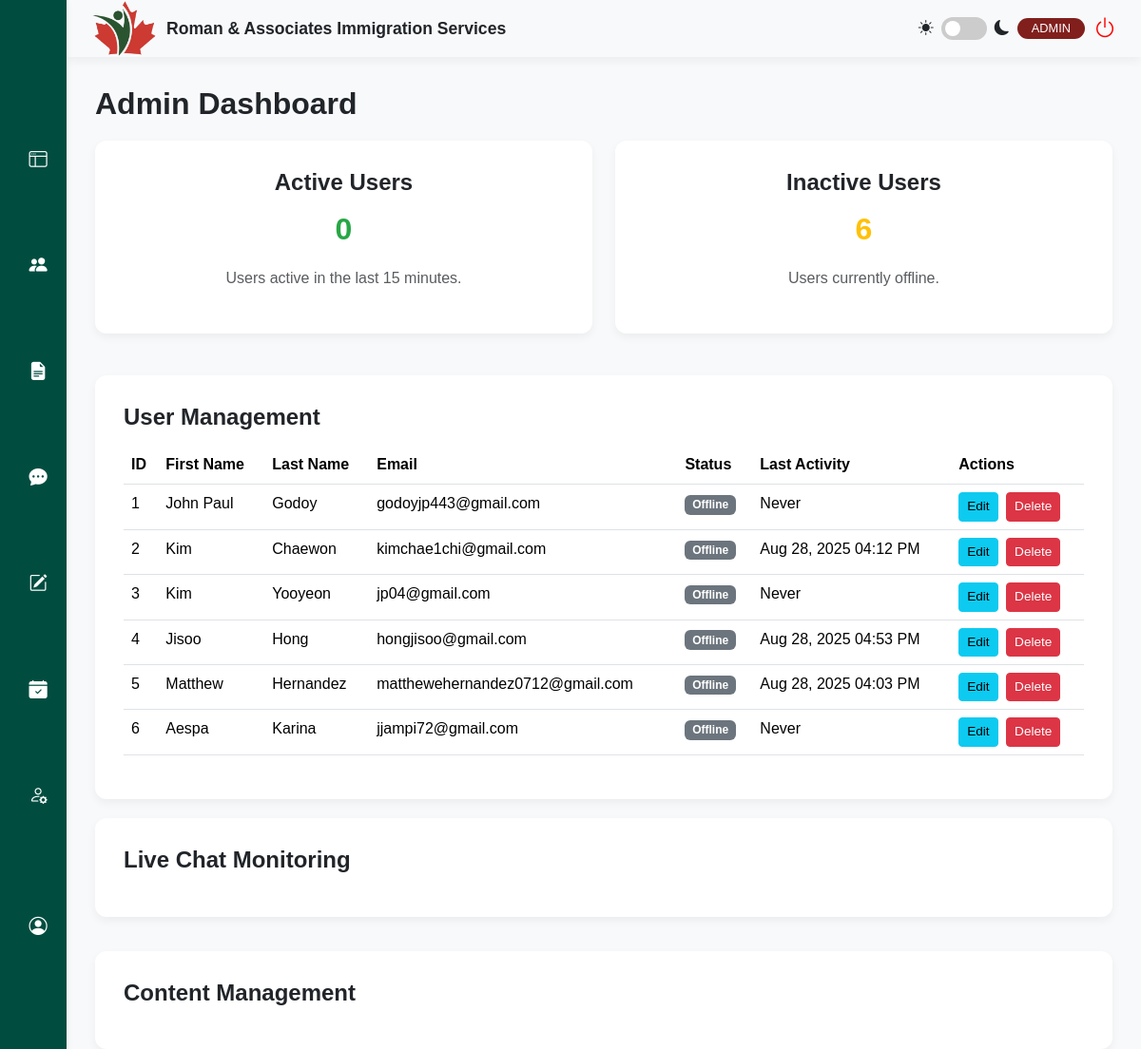
/admin/admin.php, run on the app's committed database.
### tables this page shows
CREATE TABLE `users` (
  `id` int(11) NOT NULL,
  `firstName` varchar(50) NOT NULL,
  `lastName` varchar(50) NOT NULL,
  `address` varchar(255) NOT NULL,
  `phone` varchar(20) NOT NULL,
  `email` varchar(100) NOT NULL,
  `password` varchar(255) NOT NULL,
  `profileImage` varchar(255) DEFAULT NULL,
  `location` varchar(255) DEFAULT NULL,
  `birthday` date DEFAULT NULL,
  `facebook` varchar(255) DEFAULT NULL,
  `instagram` varchar(255) DEFAULT NULL,
  `gmail` varchar(255) DEFAULT NULL,
  `email_notifications` tinyint(1) NOT NULL DEFAULT 1,
  `dark_mode` tinyint(1) NOT NULL DEFAULT 0,
  `documents_uploaded` tinyint(1) NOT NULL DEFAULT 0,
  `profile_picture_uploaded` tinyint(1) NOT NULL DEFAULT 0,
  `birthday_added` tinyint(1) NOT NULL DEFAULT 0,
  `social_links_added` tinyint(1) NOT NULL DEFAULT 0,
  `has_seen_tour` tinyint(1) NOT NULL DEFAULT 0,
  `role` varchar(50) NOT NULL DEFAULT 'client',
  `status` varchar(50) NOT NULL DEFAULT 'Inactive',
  `last_login` datetime DEFAULT NULL,
  `last_activity` datetime DEFAULT NULL
);

### admin/_user_table.php (the view)
<div class="content-card">
    <div class="d-flex justify-content-between align-items-center mb-3">
        <h2 class="mb-0">User Management</h2>
    </div>
    <div class="table-responsive">
        <table class="table table-hover">
            <thead>
                <tr>
                    <th>ID</th>
                    <th>First Name</th>
                    <th>Last Name</th>
                    <th>Email</th>
                    <th>Status</th>
                    <th>Last Activity</th>
                    <th>Actions</th>
                </tr>
            </thead>
            <tbody id="userTableBody">
                <?php
                if (isset($users) && is_array($users)) {
                    $threshold_time = strtotime("-$active_threshold minutes");
                    foreach ($users as $user) {
                        $is_online = !empty($user['last_activity']) && strtotime($user['last_activity']) >= $threshold_time;
                        $statusBadgeClass = $is_online ? 'bg-success' : 'bg-secondary';
                        $statusText = $is_online ? 'Online' : 'Offline';
                        $lastActivityDisplay = !empty($user['last_activity']) ? date("M d, Y h:i A", strtotime($user['last_activity'])) : 'Never';
                        echo "<tr id='user-row-" . htmlspecialchars($user['id']) . "'>";
                        echo "<td>" . htmlspecialchars($user['id']) . "</td>";
                        echo "<td>" . htmlspecialchars($user['firstName']) . "</td>";
                        echo "<td>" . htmlspecialchars($user['lastName']) . "</td>";
                        echo "<td>" . htmlspecialchars($user['email']) . "</td>";
                        echo "<td><span class=\"badge " . $statusBadgeClass . "\">" . $statusText . "</span></td>";
                        echo "<td>" . $lastActivityDisplay . "</td>";
                        echo '<td>
                                <button class="btn btn-sm btn-info me-1 edit-btn" data-bs-toggle="modal" data-bs-target="#editUserModal" data-user-id="' . htmlspecialchars($user['id']) . '">Edit</button>
                                <button class="btn btn-sm btn-danger delete-btn" data-bs-toggle="modal" data-bs-target="#deleteConfirmModal" data-user-id="' . htmlspecialchars($user['id']) . '">Delete</button>
                              </td>';
                        echo "</tr>";
                    }
                }
                ?>
            </tbody>
        </table>
    </div>
</div>

### admin/style.css (style rules this page uses)
:root { --rais-bg-light: #f8f9fa; --rais-border-color: #dee2e6; --rais-button-maroon: #811F1D; --rais-card-bg: #ffffff; --rais-dark-green: #00332c; --rais-light-gray: #f8f9fa; --rais-primary-green: #004d40; --rais-shadow: 0 4px 10px rgba(0, 0, 0, 0.05); --rais-text-dark: #212529; --rais-text-light: #6c757d; }
body { background-color: var(--rais-light-gray); color: var(--rais-text-dark); font-family: 'Poppins', sans-serif; overflow: hidden; transition: background-color 0.3s, color 0.3s; }
.content-card { background-color: var(--rais-card-bg); border-radius: 12px; box-shadow: var(--rais-shadow); margin-bottom: 20px; padding: 30px; }
.content-card h2 { font-size: 1.5rem; font-weight: 600; margin-bottom: 15px; }
.table .btn { font-size: 0.85rem; }
.table td, .table th { transition: background-color 0.3s, color 0.3s; }
.table-responsive { margin-top: 15px; }

### data on the page
users: id "1", firstName "John Paul", lastName "Godoy", email "godoyjp443@gmail.com", last_activity "Offline", last_activity "Never"
users: id "2", firstName "Kim", lastName "Chaewon", email "kimchae1chi@gmail.com", last_activity "Offline", last_activity "Aug 28, 2025 04:12 PM"
users: id "3", firstName "Kim", lastName "Yooyeon", email "jp04@gmail.com", last_activity "Offline", last_activity "Never"
users: id "4", firstName "Jisoo", lastName "Hong", email "hongjisoo@gmail.com", last_activity "Offline", last_activity "Aug 28, 2025 04:53 PM"
users: id "5", firstName "Matthew", lastName "Hernandez", email "matthewehernandez0712@gmail.com", last_activity "Offline", last_activity "Aug 28, 2025 04:03 PM"
users: id "6", firstName "Aespa", lastName "Karina", email "jjampi72@gmail.com", last_activity "Offline", last_activity "Never"

### other printed values
$active_users "0"
$active_threshold "15"
$inactive_users "6"
